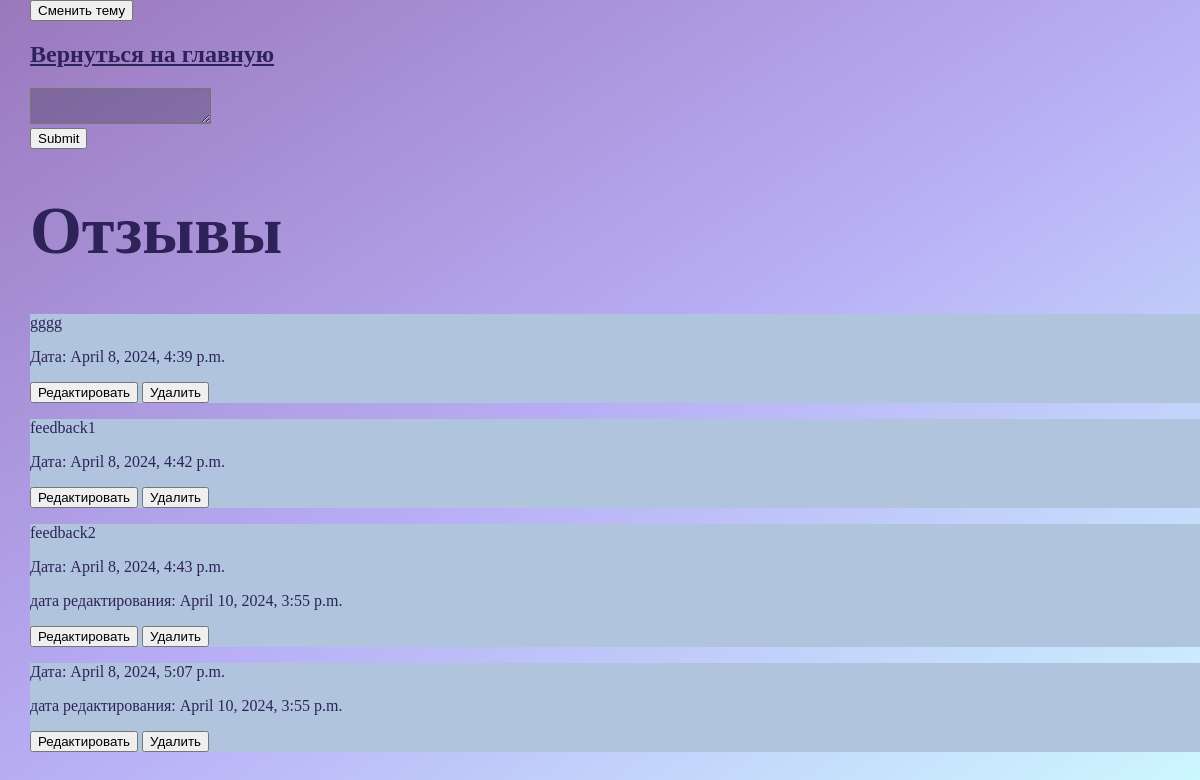
Screenshot of /pets/feedback/ with the database file from the repository.
### pets/models.py (models this page shows)
class Feedback(models.Model):
    objects = None
    text = models.CharField(max_length=30)
    data_created = models.DateTimeField(auto_now_add=True)
    date_updated = models.DateTimeField(auto_now_add=True)

### pets/views.py (the view)
# urls.py: path('feedback/', pets.feedback),
def feedback(request):
    if request.method == 'POST':
        text_feedback = request.POST.get('feedback')
        Feedback.objects.create(text=text_feedback)
        return HttpResponse(f'''<h2>Ваш отзыв отправлен.</h2>
                            <a href = ""><button>Вернуться назад</button></a>''')
    elif request.method == 'GET':
        result = Feedback.objects.all()
        data = {
            'feedback': result
        }
        return render(request, 'feedback.html', data)

### pets/templates/feedback.html (shortened to what this page needs)
{% extends "base.html" %}
<{% block base_content %}
    <h2><a href = '..'>Вернуться на главную</a></h2>
    <form method="POST" action="/pets/feedback/">
        <textarea name="feedback" style="background: rgb(0,0,0, 20%)"></textarea> <br>
        <input type="submit">
    </form>
    <h1>Отзывы</h1>
    {% for item in feedback %}
    <div style="background: LightSteelBlue;" id="{{ item.id }}">
        <p>{{ item.text }}</p>
        <p>Дата: {{ item.data_created }}</p>
        {% if item.date_updated != item.data_created and item.date_updated != None %}
            <p>дата редактирования: {{ item.date_updated }}</p>
        {% endif %}
        <a href="../edit_feedback/{{ item.id }}/"><button>Редактировать</button></a>
        <a href="../delete_feedback/{{ item.id }}/"><button>Удалить</button></a>
    </div>
    {% endfor %}
{% endblock base_content %}

### templates/base.html (shortened to what this page needs)
<!DOCTYPE html>
{% load static %}
<html lang="en">
<head>
    <link rel="stylesheet" href="{% static 'css/style.css' %}" />
</head>
<body>
    <input type="submit" id="btn_theme" name="theme" value="Сменить тему">
    {% block base_content %}
    {% endblock base_content %}
</body>
</html>

### static/css/style.css (style rules this page uses)
body { color: rgba(45, 35, 89, 1); margin: 0; padding-left: 30px; height: 100vh; background: linear-gradient(to bottom right, rgba(154, 120, 188, 1), rgba(184, 174, 246, 1), rgba(205, 249, 255, 1)); font-family: 'myFont' }
a { color: rgba(45, 35, 89, 1); }
h1 { font-size: 50pt; }

### rows the page displays
Feedback: text "gggg", data_created "April 8, 2024, 4:39 p.m."
Feedback: text "feedback1", data_created "April 8, 2024, 4:42 p.m."
Feedback: text "feedback2", data_created "April 8, 2024, 4:43 p.m.", date_updated "April 10, 2024, 3:55 p.m."
Feedback: data_created "April 8, 2024, 5:07 p.m.", date_updated "April 10, 2024, 3:55 p.m."
